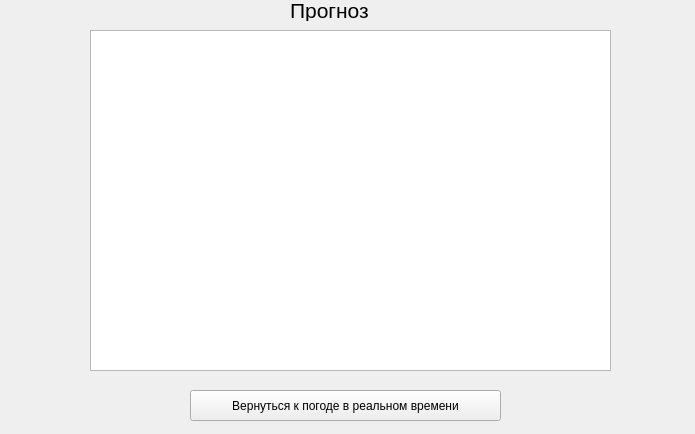
<?xml version="1.0" encoding="UTF-8"?>
<ui version="4.0">
 <class>ViewForecast</class>
 <widget class="QWidget" name="ViewForecast">
  <property name="geometry">
   <rect>
    <x>0</x>
    <y>0</y>
    <width>695</width>
    <height>434</height>
   </rect>
  </property>
  <property name="windowTitle">
   <string>Form</string>
  </property>
  <widget class="QListWidget" name="listWidget">
   <property name="geometry">
    <rect>
     <x>90</x>
     <y>30</y>
     <width>521</width>
     <height>341</height>
    </rect>
   </property>
  </widget>
  <widget class="QLabel" name="label">
   <property name="geometry">
    <rect>
     <x>290</x>
     <y>0</y>
     <width>91</width>
     <height>21</height>
    </rect>
   </property>
   <property name="font">
    <font>
     <pointsize>16</pointsize>
    </font>
   </property>
   <property name="text">
    <string>Прогноз</string>
   </property>
  </widget>
  <widget class="QPushButton" name="backToMainMenu">
   <property name="geometry">
    <rect>
     <x>190</x>
     <y>390</y>
     <width>311</width>
     <height>31</height>
    </rect>
   </property>
   <property name="text">
    <string>Вернуться к погоде в реальном времени</string>
   </property>
  </widget>
 </widget>
 <resources/>
 <connections/>
</ui>
